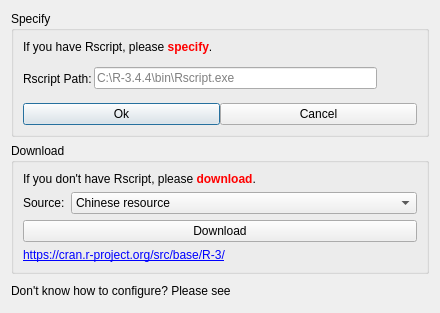
<?xml version="1.0" encoding="UTF-8"?>
<ui version="4.0">
 <class>ExePath</class>
 <widget class="QDialog" name="ExePath">
  <property name="geometry">
   <rect>
    <x>0</x>
    <y>0</y>
    <width>440</width>
    <height>313</height>
   </rect>
  </property>
  <property name="minimumSize">
   <size>
    <width>0</width>
    <height>0</height>
   </size>
  </property>
  <property name="maximumSize">
   <size>
    <width>16777215</width>
    <height>16777215</height>
   </size>
  </property>
  <property name="windowTitle">
   <string>Specify executable path</string>
  </property>
  <layout class="QVBoxLayout" name="verticalLayout">
   <item>
    <widget class="QGroupBox" name="groupBox_2">
     <property name="title">
      <string>Specify</string>
     </property>
     <layout class="QGridLayout" name="gridLayout_2">
      <property name="horizontalSpacing">
       <number>2</number>
      </property>
      <item row="0" column="0" colspan="3">
       <widget class="QLabel" name="label_3">
        <property name="text">
         <string>&lt;html&gt;&lt;head/&gt;&lt;body&gt;&lt;p&gt;If you have Rscript, please &lt;span style=&quot; font-weight:600; color:#ff0000;&quot;&gt;specify&lt;/span&gt;.&lt;/p&gt;&lt;/body&gt;&lt;/html&gt;</string>
        </property>
        <property name="wordWrap">
         <bool>true</bool>
        </property>
       </widget>
      </item>
      <item row="1" column="0">
       <widget class="QLabel" name="label">
        <property name="text">
         <string>Rscript Path:</string>
        </property>
       </widget>
      </item>
      <item row="1" column="1">
       <widget class="QLineEdit" name="lineEdit">
        <property name="dragEnabled">
         <bool>true</bool>
        </property>
        <property name="readOnly">
         <bool>true</bool>
        </property>
        <property name="placeholderText">
         <string>C:\R-3.4.4\bin\Rscript.exe</string>
        </property>
       </widget>
      </item>
      <item row="2" column="0" colspan="3">
       <layout class="QHBoxLayout" name="horizontalLayout">
        <item>
         <widget class="QPushButton" name="pushButton">
          <property name="text">
           <string>Ok</string>
          </property>
          <property name="icon">
           <iconset resource="../myRes.qrc">
            <normaloff>:/picture/resourses/btn_ok.png</normaloff>:/picture/resourses/btn_ok.png</iconset>
          </property>
         </widget>
        </item>
        <item>
         <widget class="QPushButton" name="pushButton_2">
          <property name="text">
           <string>Cancel</string>
          </property>
          <property name="icon">
           <iconset resource="../myRes.qrc">
            <normaloff>:/picture/resourses/btn_close.png</normaloff>:/picture/resourses/btn_close.png</iconset>
          </property>
         </widget>
        </item>
       </layout>
      </item>
      <item row="1" column="2">
       <widget class="QToolButton" name="toolButton_3">
        <property name="styleSheet">
         <string notr="true"/>
        </property>
        <property name="text">
         <string/>
        </property>
        <property name="icon">
         <iconset resource="../myRes.qrc">
          <normaloff>:/picture/resourses/Open_folder_add_512px_1186192_easyicon.net.png</normaloff>:/picture/resourses/Open_folder_add_512px_1186192_easyicon.net.png</iconset>
        </property>
        <property name="iconSize">
         <size>
          <width>30</width>
          <height>30</height>
         </size>
        </property>
        <property name="checkable">
         <bool>false</bool>
        </property>
        <property name="checked">
         <bool>false</bool>
        </property>
        <property name="autoRaise">
         <bool>true</bool>
        </property>
       </widget>
      </item>
     </layout>
    </widget>
   </item>
   <item>
    <widget class="QGroupBox" name="groupBox">
     <property name="title">
      <string>Download</string>
     </property>
     <layout class="QGridLayout" name="gridLayout">
      <item row="0" column="0" colspan="2">
       <widget class="QLabel" name="label_2">
        <property name="text">
         <string>&lt;html&gt;&lt;head/&gt;&lt;body&gt;&lt;p&gt;If you don't have Rscript, please &lt;span style=&quot; font-weight:600; color:#ff0000;&quot;&gt;download&lt;/span&gt;.&lt;/p&gt;&lt;/body&gt;&lt;/html&gt;</string>
        </property>
        <property name="wordWrap">
         <bool>true</bool>
        </property>
       </widget>
      </item>
      <item row="1" column="0">
       <widget class="QLabel" name="label_7">
        <property name="text">
         <string>Source:</string>
        </property>
       </widget>
      </item>
      <item row="1" column="1">
       <widget class="QComboBox" name="comboBox">
        <property name="sizePolicy">
         <sizepolicy hsizetype="Expanding" vsizetype="Fixed">
          <horstretch>0</horstretch>
          <verstretch>0</verstretch>
         </sizepolicy>
        </property>
        <item>
         <property name="text">
          <string>Chinese resource</string>
         </property>
        </item>
        <item>
         <property name="text">
          <string>Github</string>
         </property>
        </item>
        <item>
         <property name="text">
          <string>Gitlab</string>
         </property>
        </item>
        <item>
         <property name="text">
          <string>Coding</string>
         </property>
        </item>
       </widget>
      </item>
      <item row="2" column="0" colspan="2">
       <widget class="QPushButton" name="pushButton_5">
        <property name="text">
         <string>Download</string>
        </property>
        <property name="icon">
         <iconset resource="../myRes.qrc">
          <normaloff>:/picture/resourses/Install.png</normaloff>:/picture/resourses/Install.png</iconset>
        </property>
       </widget>
      </item>
      <item row="3" column="0" colspan="2">
       <widget class="QLabel" name="label_4">
        <property name="text">
         <string>&lt;html&gt;&lt;head/&gt;&lt;body&gt;&lt;p&gt;&lt;a href=&quot;https://cran.r-project.org/src/base/R-3/&quot;&gt;&lt;span style=&quot; text-decoration: underline; color:#0000ff;&quot;&gt;https://cran.r-project.org/src/base/R-3/&lt;/span&gt;&lt;/a&gt;&lt;/p&gt;&lt;/body&gt;&lt;/html&gt;</string>
        </property>
        <property name="openExternalLinks">
         <bool>false</bool>
        </property>
        <property name="textInteractionFlags">
         <set>Qt::LinksAccessibleByMouse|Qt::TextSelectableByMouse</set>
        </property>
       </widget>
      </item>
     </layout>
    </widget>
   </item>
   <item>
    <layout class="QHBoxLayout" name="horizontalLayout_2">
     <item>
      <widget class="QLabel" name="label_5">
       <property name="text">
        <string>Don't know how to configure? Please see</string>
       </property>
      </widget>
     </item>
     <item>
      <widget class="ClickedLableGif" name="label_6">
       <property name="toolTip">
        <string>Brief example</string>
       </property>
       <property name="text">
        <string/>
       </property>
      </widget>
     </item>
     <item>
      <spacer name="horizontalSpacer">
       <property name="orientation">
        <enum>Qt::Horizontal</enum>
       </property>
       <property name="sizeHint" stdset="0">
        <size>
         <width>40</width>
         <height>20</height>
        </size>
       </property>
      </spacer>
     </item>
    </layout>
   </item>
  </layout>
 </widget>
 <customwidgets>
  <customwidget>
   <class>ClickedLableGif</class>
   <extends>QLabel</extends>
   <header>src.CustomWidget.h</header>
  </customwidget>
 </customwidgets>
 <tabstops>
  <tabstop>pushButton</tabstop>
  <tabstop>toolButton_3</tabstop>
  <tabstop>pushButton_5</tabstop>
  <tabstop>lineEdit</tabstop>
  <tabstop>pushButton_2</tabstop>
 </tabstops>
 <resources>
  <include location="../myRes.qrc"/>
 </resources>
 <connections/>
</ui>
